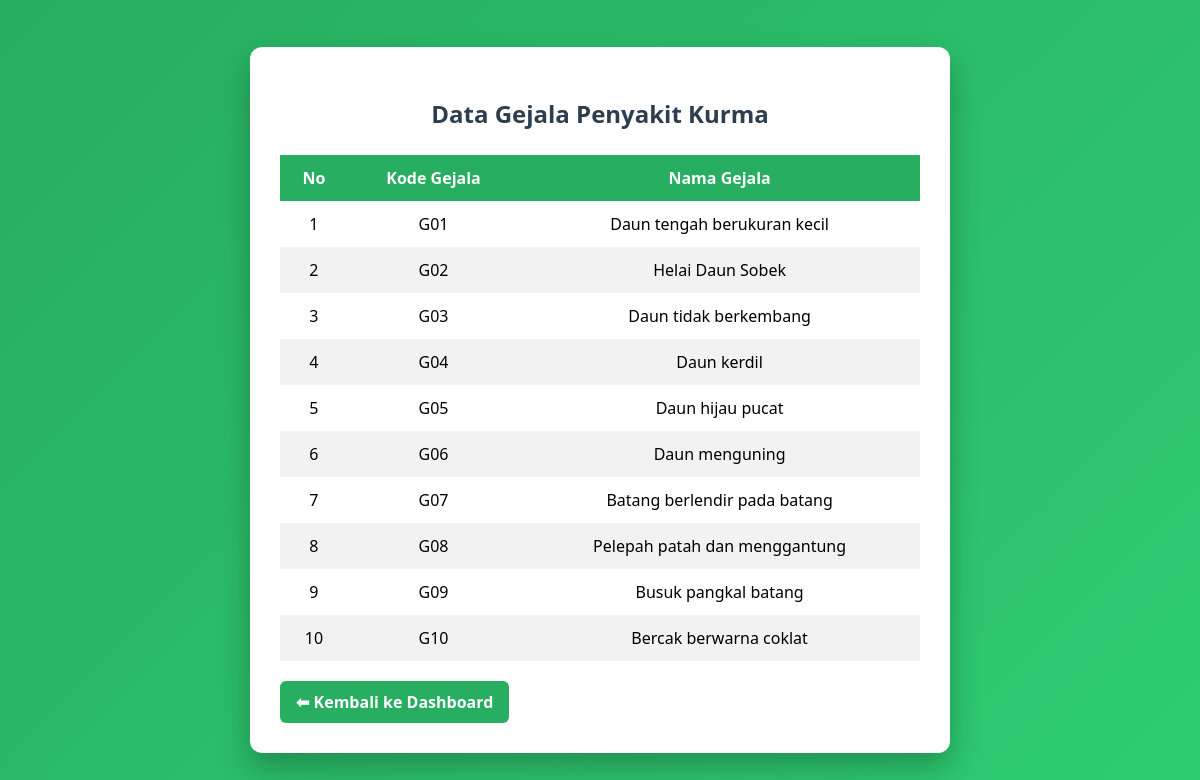
Page /admin/gejala.php on the committed database.
### tables this page shows
CREATE TABLE gejala (
    kode_gejala VARCHAR(5) PRIMARY KEY,
    nama_gejala VARCHAR(255) NOT NULL
);

### admin/gejala.php (the view, shortened to what this page needs)
<?php
include "../config/koneksi.php";
?>
<!DOCTYPE html>
<html lang="id">
<head>
</head>
<body>
<div class="container">
    <h2>Data Gejala Penyakit Kurma</h2>
    <table>
        <thead>
            <tr>
                <th>No</th>
                <th>Kode Gejala</th>
                <th>Nama Gejala</th>
            </tr>
        </thead>
        <tbody>
        <?php
        $no = 1;
        $query = mysqli_query($conn, "SELECT * FROM gejala");
        while ($row = mysqli_fetch_assoc($query)) {
            echo "<tr>
                    <td>$no</td>
                    <td>{$row['kode_gejala']}</td>
                    <td>{$row['nama_gejala']}</td>
                  </tr>";
            $no++;
        }
        ?>
        </tbody>
    </table>
    <a href="../dashboard.php" class="back">⬅ Kembali ke Dashboard</a>
</div>
</body>
</html>

### admin/gejala.php (style rules this page uses)
* { box-sizing: border-box; font-family: 'Segoe UI', Arial, sans-serif; }
body { margin: 0; min-height: 100vh; background: linear-gradient(135deg, #27ae60, #2ecc71); display: flex; justify-content: center; align-items: center; }
.container { background: #ffffff; width: 700px; padding: 30px; border-radius: 12px; box-shadow: 0 15px 30px rgba(0,0,0,0.25); }
h2 { text-align: center; margin-bottom: 25px; color: #2c3e50; }
table { width: 100%; border-collapse: collapse; }
table thead { background: #27ae60; color: #ffffff; }
table th, table td { padding: 12px; text-align: center; }
table tr:nth-child(even) { background: #f2f2f2; }
.back { display: inline-block; margin-top: 20px; text-decoration: none; background: #27ae60; color: white; padding: 10px 16px; border-radius: 6px; font-weight: bold; transition: 0.3s; }

### rows in the picture
gejala: kode_gejala "G01", nama_gejala "Daun tengah berukuran kecil"
gejala: kode_gejala "G02", nama_gejala "Helai Daun Sobek"
gejala: kode_gejala "G03", nama_gejala "Daun tidak berkembang"
gejala: kode_gejala "G04", nama_gejala "Daun kerdil"
gejala: kode_gejala "G05", nama_gejala "Daun hijau pucat"
gejala: kode_gejala "G06", nama_gejala "Daun menguning"
gejala: kode_gejala "G07", nama_gejala "Batang berlendir pada batang"
gejala: kode_gejala "G08", nama_gejala "Pelepah patah dan menggantung"
gejala: kode_gejala "G09", nama_gejala "Busuk pangkal batang"
gejala: kode_gejala "G10", nama_gejala "Bercak berwarna coklat"
